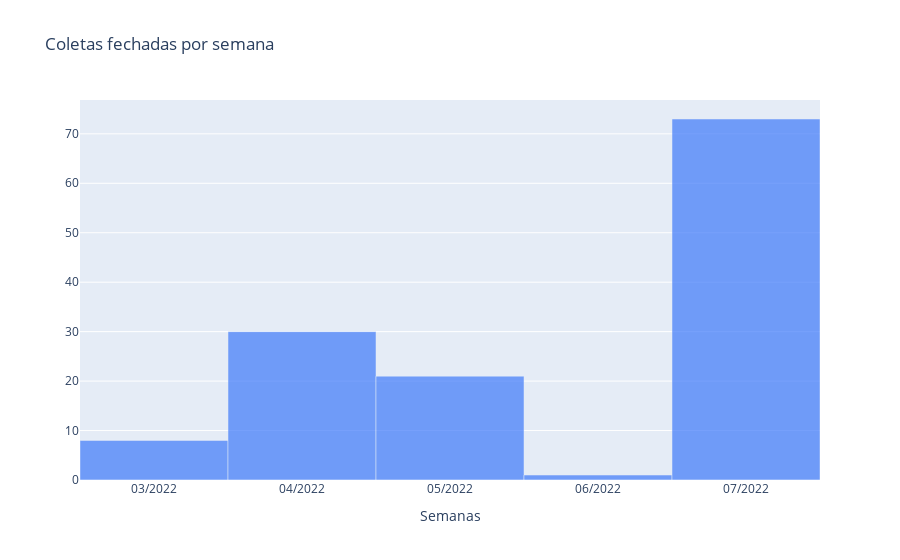

Notebook code cell kept with this figure:
### Code cell
figures.plot_status_week(
        week_status, y_column='closed_at', x_column='week',
        title='Coletas fechadas por semana', xaxis_title_text='Semanas')

### Figure 1 — Plotly figure (JSON) as saved in the notebook; plotly's stock layout.template omitted (floating-point values rounded to 4 significant figures)
{"data": [{"marker": {"color": "#3E79FA"}, "opacity": 0.7, "type": "bar", "x": ["03/2022", "04/2022", "05/2022", "06/2022", "07/2022"], "y": [8, 30, 21, 1, 73]}], "layout": {"autosize": true, "bargap": 0, "title": {"text": "Coletas fechadas por semana"}, "xaxis": {"title": {"text": "Semanas"}}}}
